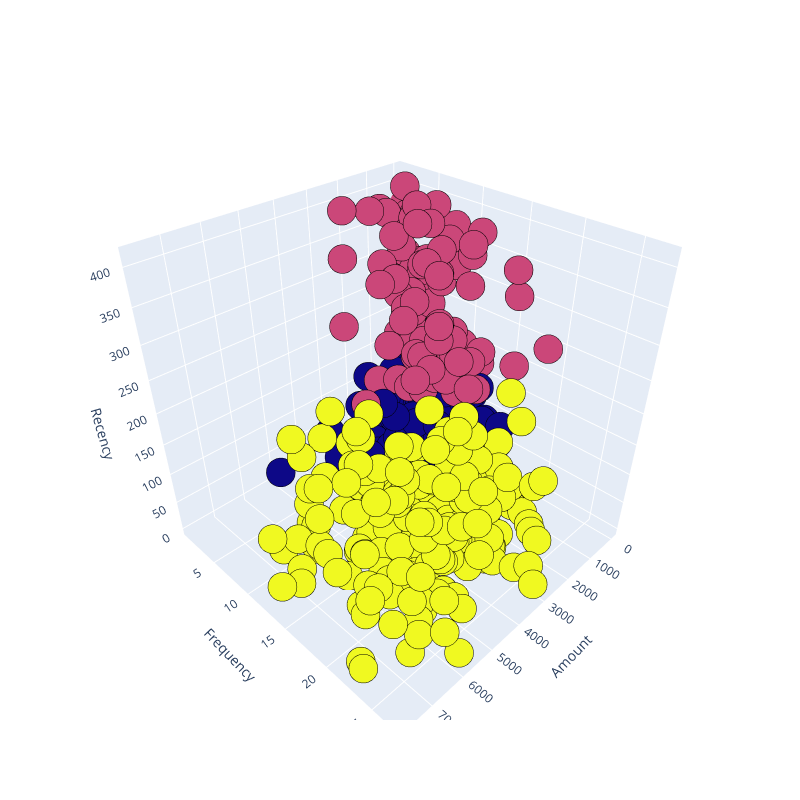

Here is the notebook cell this chart was saved with:
### Code cell
# 3d scatterplot using plotly

from mpl_toolkits.mplot3d import Axes3D
import plotly.graph_objs as go
from plotly import tools
from plotly.subplots import make_subplots
import plotly.offline as py

Scene = dict(xaxis = dict(title  = 'Amount'),yaxis = dict(title  = 'Frequency'),zaxis = dict(title  = 'Recency'))

# model.labels_ is nothing but the predicted clusters i.e y_clusters
labels = kmeans.labels_
trace = go.Scatter3d(x=df_model['Amount'], y=df_model['Frequency'], z=df_model['Recency'], mode='markers',marker=dict(color = labels, size= 10, line=dict(color= 'black',width = 10)))
layout = go.Layout(margin=dict(l=0,r=0),scene = Scene,height = 800,width = 800)
data = [trace]
fig = go.Figure(data = data, layout = layout)
fig.show()

### Figure 1 — Plotly figure (JSON) as saved in the notebook; plotly's stock layout.template omitted (floating-point values rounded to 4 significant figures; data arrays with more than 128 entries replaced by an {"elided": "..."} marker saying what was removed)
{"data": [{"marker": {"color": {"elided": "665 int values"}, "line": {"color": "black", "width": 10}, "size": 10}, "mode": "markers", "type": "scatter3d", "x": {"elided": "665 float values"}, "y": {"elided": "665 int values"}, "z": {"elided": "665 int values"}}], "layout": {"height": 800, "margin": {"l": 0, "r": 0}, "scene": {"xaxis": {"title": {"text": "Amount"}}, "yaxis": {"title": {"text": "Frequency"}}, "zaxis": {"title": {"text": "Recency"}}}, "width": 800}}
